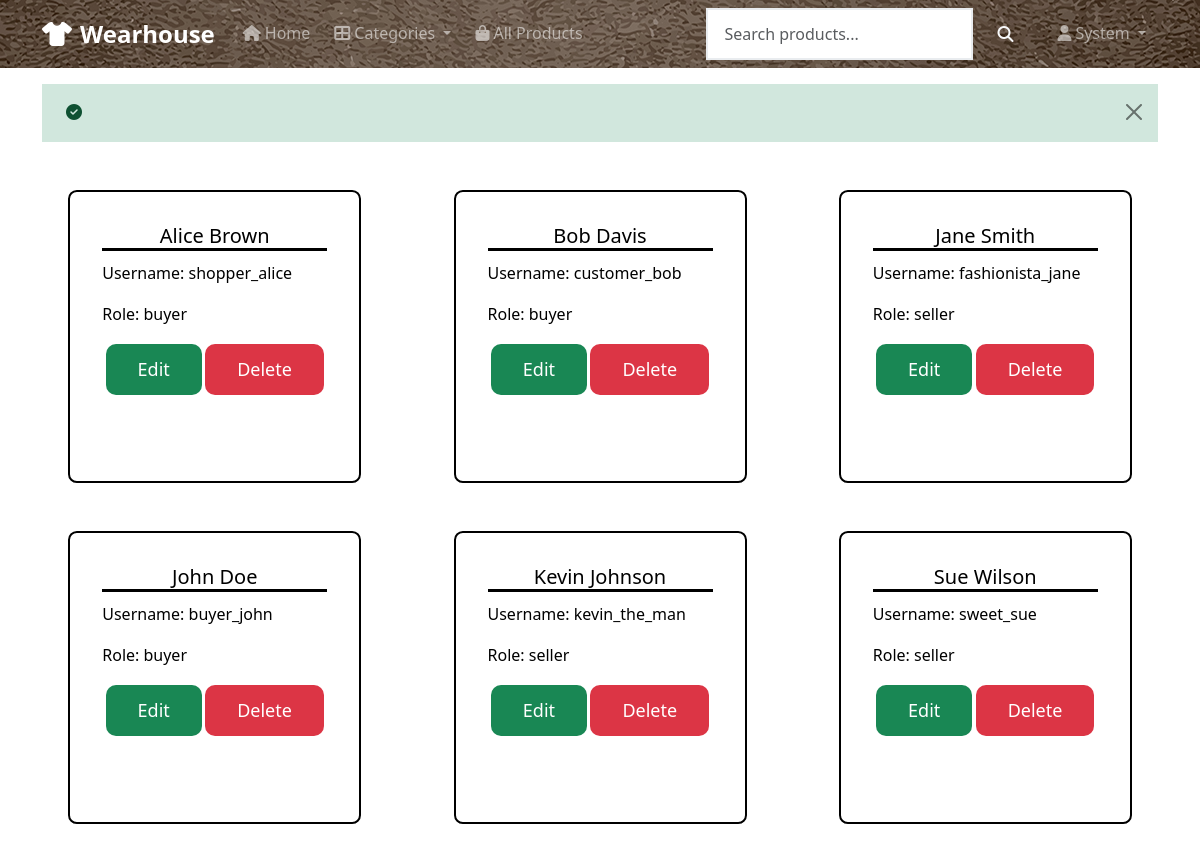
/admin/users.php (signed in), run on the app's committed database.
### tables this page shows
CREATE TABLE users (
    id INT PRIMARY KEY AUTO_INCREMENT,
    username VARCHAR(80) UNIQUE NOT NULL,
    email VARCHAR(125) UNIQUE NOT NULL,
    password VARCHAR(255) NOT NULL,
    first_name VARCHAR(80) NOT NULL,
    last_name VARCHAR(80) NOT NULL,
    phone VARCHAR(20),
    address TEXT,
    city VARCHAR(60),
    province VARCHAR(50),
    zip_code VARCHAR(10),
    role ENUM('buyer', 'seller', 'admin') DEFAULT 'buyer',
    created_at TIMESTAMP DEFAULT CURRENT_TIMESTAMP,
    updated_at TIMESTAMP DEFAULT CURRENT_TIMESTAMP ON UPDATE CURRENT_TIMESTAMP
);

### config/database.php (called while the page is built, shortened)
<?php
class Database
{
    private $host = DB_HOST;
    private $user = DB_USER;
    private $password = DB_PASS;
    private $database = DB_NAME;
    private $conn;
    public function __construct()
    {
        $this->conn = mysqli_connect($this->host, $this->user, $this->password, $this->database);
    }
    function query(string $sql, $params = [], ?string $types = null): ?mysqli_result
    {
        $stmt = $this->conn->prepare($sql);
        if (is_null($types)) {
            $stmt->execute($params);
            return $stmt->get_result() ?: null;
        }
        $stmt->bind_param($types, ...$params);
        $stmt->execute();
        return $stmt->get_result() ?: null;
    }
    public function fetchAll($sql, $params = [], ?string $types = null)
    {
        $result = $this->query($sql, $params, $types);
        return $result->fetch_all(MYSQLI_ASSOC);
    }
}
$db = new Database();

### admin/users.php (the view, shortened to what this page needs)
<?php
require_once '../includes/header.php';
global $db;
$users = $db->fetchAll("SELECT * FROM users WHERE role !='admin' ORDER BY first_name");
?>
<div class="admin-container">
    <?php if (empty($users)) { ?>
        <p>No users found.</p>
    <?php } else { ?>
        <?php foreach ($users as $user) { ?>
            <div class="admin-item">
                <div class="admin-item-body">
                    <h5 class="card-title"><?php echo htmlspecialchars($user['first_name'] . " " . $user['last_name']); ?></h5>
                    <p class="card-text">Username: <?php echo htmlspecialchars($user['username']); ?></p>
                    <p class="card-text">Role: <?php echo htmlspecialchars($user['role']); ?></p>
                    <div class="admin-buttons">
                        <a href="./user.php?request=edit&id=<?php echo urlencode($user['id']); ?>" class="btn btn-success btn-lg">Edit</a>
                        <a href="./user.php?request=delete&id=<?php echo urlencode($user['id']); ?>" class="btn btn-danger btn-lg" onclick="return confirm('Are you sure you want to delete this user?');">Delete</a>
                    </div>
                </div>
            </div>
        <?php } ?>
    <?php } ?>
</div>

### assets/css/styles.css (style rules this page uses)
body { font-family: 'Segoe UI', Tahoma, Geneva, Verdana, sans-serif; line-height: 1.6; color: var(--dark-color); background-color: #ffffff; min-height: 100vh; display: flex; flex-direction: column; }
.btn { border-radius: 10px; font-weight: 500; border: none; padding: 0.5rem 1rem; }
.btn-lg { padding: 0.75rem 2rem; font-size: 1.125rem; }
.admin-container { display: flex; flex-wrap: wrap; justify-content: space-evenly; }
.admin-item { margin: 1.5rem; border-color: black; padding: 2rem; border-radius: 3%; border-width: 2px; border-style: solid; }
.admin-buttons { display: flex; justify-content: space-evenly; }
.admin-item-body .card-title { border-bottom: solid; }
.admin-item-body .card-text { margin-top: 10px; }
.admin-item-body { text-align:justify; display: block; width: 225px; height: 225px; }
.admin-item-body > h5 { text-align: center; }

### data on the page
users: first_name+last_name "Alice Brown", username "shopper_alice", role "buyer"
users: first_name+last_name "Bob Davis", username "customer_bob", role "buyer"
users: first_name+last_name "Jane Smith", username "fashionista_jane", role "seller"
users: first_name+last_name "John Doe", username "buyer_john", role "buyer"
users: first_name+last_name "Kevin Johnson", username "kevin_the_man", role "seller"
users: first_name+last_name "Sue Wilson", username "sweet_sue", role "seller"

### other printed values
$_SESSION['first_name'] "System"
